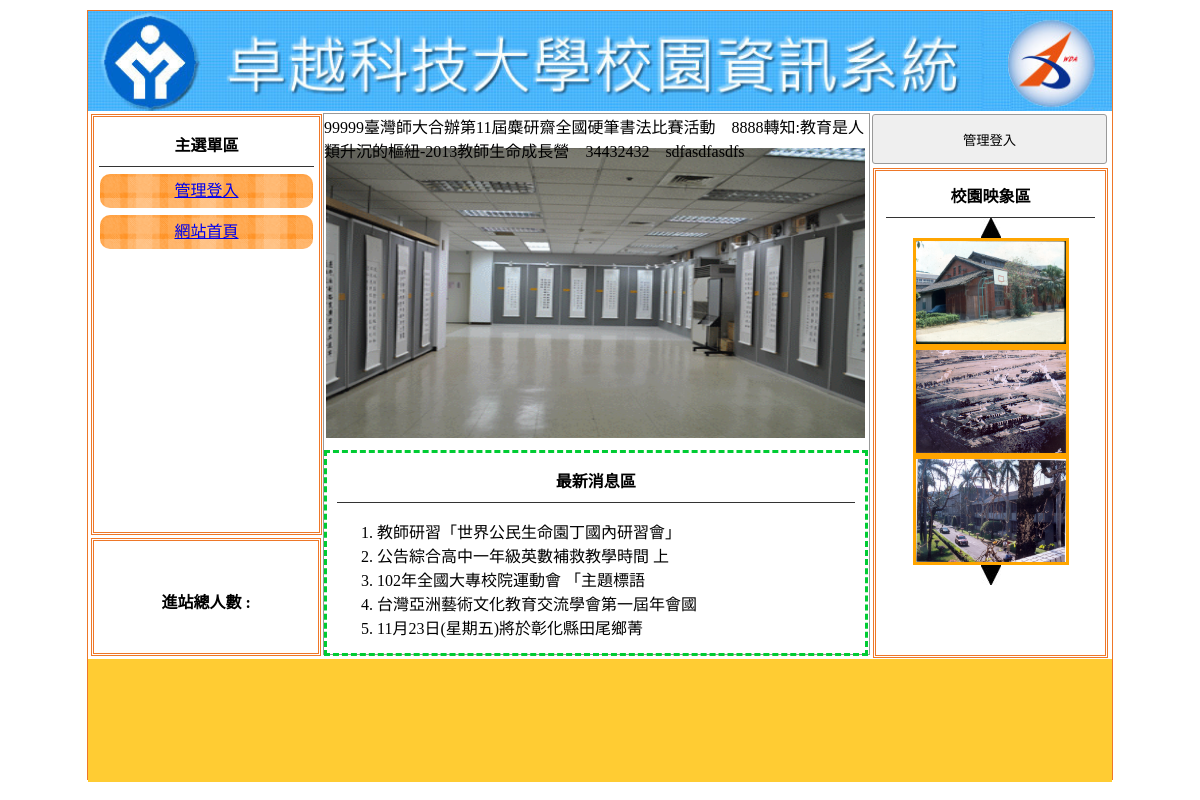
Before: / with the older database file.
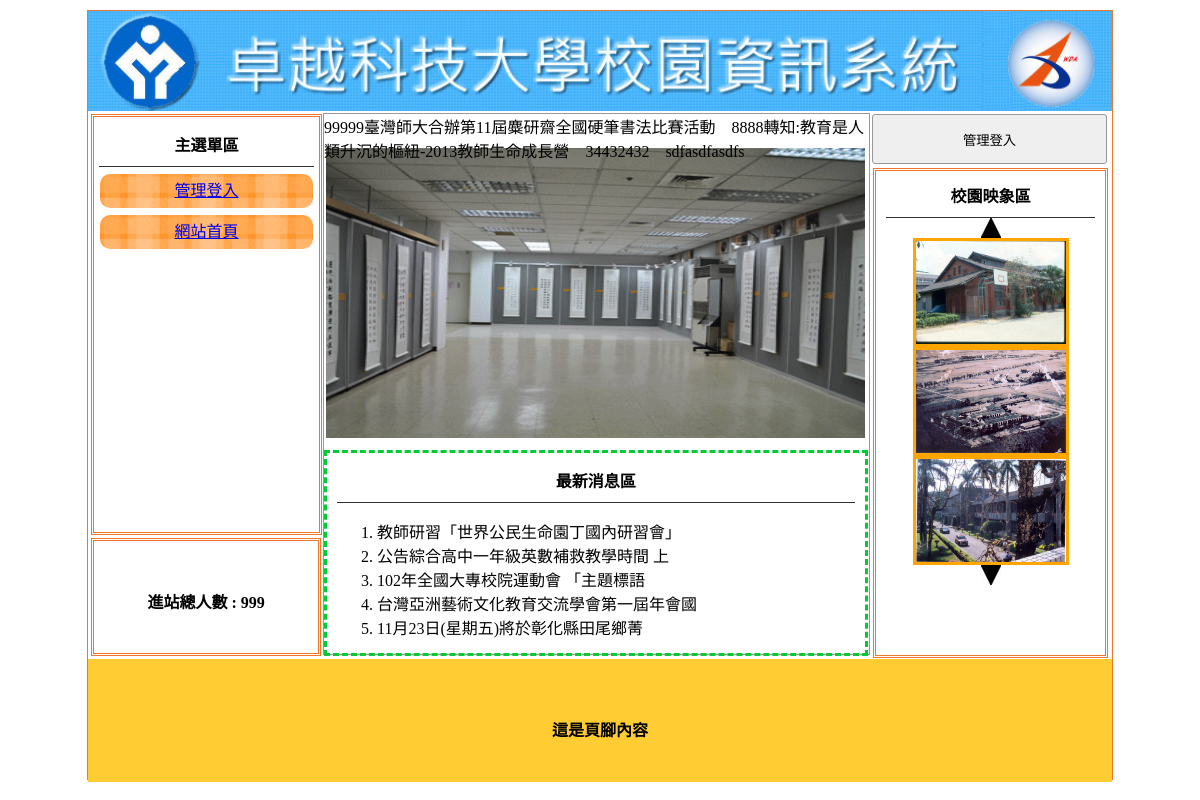
After: the same page with the newer database file.
### tables this page shows
CREATE TABLE `titles` (
  `id` int(10) UNSIGNED NOT NULL,
  `img` text NOT NULL,
  `text` text NOT NULL,
  `sh` int(1) UNSIGNED NOT NULL DEFAULT 0
);

CREATE TABLE `menus` (
  `id` int(10) UNSIGNED NOT NULL,
  `href` text NOT NULL,
  `text` text NOT NULL,
  `sh` int(1) UNSIGNED NOT NULL DEFAULT 1,
  `main_id` int(10) UNSIGNED NOT NULL
);

CREATE TABLE `ads` (
  `id` int(10) UNSIGNED NOT NULL,
  `text` text NOT NULL,
  `sh` int(1) UNSIGNED NOT NULL DEFAULT 1
);

CREATE TABLE `news` (
  `id` int(10) UNSIGNED NOT NULL,
  `text` text NOT NULL,
  `sh` int(1) UNSIGNED NOT NULL DEFAULT 1
);

CREATE TABLE `images` (
  `id` int(10) UNSIGNED NOT NULL,
  `img` text NOT NULL,
  `sh` int(1) UNSIGNED NOT NULL DEFAULT 1
);

CREATE TABLE `total` (
  `id` int(10) UNSIGNED NOT NULL,
  `date` date NOT NULL,
  `total` int(10) UNSIGNED NOT NULL
);

CREATE TABLE `bottom` (
  `id` int(11) NOT NULL,
  `bottom` text NOT NULL
);

### api/db.php (called while the page is built, shortened)
<?php
class DB{
    protected $dsn="mysql:host=localhost;charset=utf8;dbname=db15";
    protected $pdo;
    protected $table;
    function __construct($table){
        $this->table=$table;
        $this->pdo=new PDO($this->dsn,'root','');
    }
    function all(...$arg){
        $sql="SELECT * FROM $this->table ";
        if(!empty($arg[0])){
            if(is_array($arg[0])){
                $where=$this->a2s($arg[0]);
                $sql=$sql . " WHERE ". join(" && ",$where);
            }else{
                $sql .= $arg[0];
            }
        }
        if(!empty($arg[1])){
            $sql=$sql . $arg[1];
        }
        return $this->fetchAll($sql);
    }
    function find($id){
        $sql="SELECT * FROM $this->table ";
        if(is_array($id)){
            $where=$this->a2s($id);
            $sql=$sql . " WHERE ". join(" && ",$where);
        }else{
            $sql .= " WHERE `id`='$id' ";
        }
        return $this->fetchOne($sql);
    }
    function a2s($array){
        $tmp=[];
        foreach($array as $key => $value){
            $tmp[]="`$key`='$value'";
        }
        return $tmp;
    }
    protected function fetchOne($sql){
        return $this->pdo->query($sql)->fetch(PDO::FETCH_ASSOC);
    }
    protected function fetchAll($sql){
        return $this->pdo->query($sql)->fetchAll(PDO::FETCH_ASSOC);
    }
}
$Title=new DB('titles');
$Ad=new DB('ads');
$Image=new DB('images');
$News=new DB('news');
$Menu=new DB('menus');
$Total=new DB('total');
$Bottom=new DB('bottom');

### index.php (the view, shortened to what this page needs)
<?php include_once "api/db.php";?>
<!DOCTYPE html
    PUBLIC "-//W3C//DTD XHTML 1.0 Transitional//EN" "http://www.w3.org/TR/xhtml1/DTD/xhtml1-transitional.dtd">
<html xmlns="http://www.w3.org/1999/xhtml">
<head>
    <link href="./css/css.css" rel="stylesheet" type="text/css">
</head>
<body>
    <div id="main">
        <a title="<?=$Title->find(['sh'=>1])['text'];?>" href="index.php">
            <div class="ti" style="background:url('./upload/<?=$Title->find(['sh'=>1])['img'];?>'); background-size:cover;"></div>
        </a>
        <div id="ms">
            <div id="lf" style="float:left;">
                <div id="menuput" class="dbor">
                    <span class="t botli">主選單區</span>
                    <?php
                        $mains=$Menu->all(['sh'=>1,'main_id'=>0]);
                        foreach($mains as $main){
                            echo "<div class='mainmu cent'>";
                            echo "<a href='{$main['href']}'>";
                            echo $main['text'];
                            echo "</a>";
                            echo "</div>";
                        }
                    ?>
                </div>
                <div class="dbor" style="margin:3px; width:95%; height:20%; line-height:100px;">
                    <span class="t">進站總人數 :
                    <?=$Total->find(1)['total'];?></span>
                </div>
            </div>
			<?php
				$do=$_GET['do']??'main';
				$file="./front/{$do}.php";
				if(file_exists($file)){
					include $file;
				}else{
					include "./front/main.php";
				}
			?>
            <div class="di di ad" style="height:540px; width:23%; padding:0px; margin-left:22px; float:left; ">
                <?php
                    if(!isset($_SESSION['login'])){
                ?>
                <button style="width:100%; margin-left:auto; margin-right:auto; margin-top:2px; height:50px;"
                    onclick="lo(&#39;?do=login&#39;)">管理登入</button>
                <?php
                    }else{
                ?>
                    <button style="width:100%; margin-left:auto; margin-right:auto; margin-top:2px; height:50px;"
                    onclick="lo(&#39;admin.php&#39;)">返回管理</button>
                <?php
                    }
                ?>
                <div style="width:89%; height:480px;" class="dbor">
                    <span class="t botli">校園映象區</span>
                    <div class='cent' id="up" onclick="pp(1)">
                        <img src="./icon/up.jpg" alt="" srcset="">
                    </div>
                    <div class='cent'>
                    <?php
                    $imgs=$Image->all(['sh'=>1]);
                    foreach($imgs as $idx => $img){
                        echo "<div class='im' id='ssaa{$idx}'>";
                        echo "<img src='./upload/{$img['img']}' style='width:150px;height:103px;border:3px solid orange'>";
                        echo "</div>";
                    }
                        ?>
                    </div>
                    <div class='cent' id="dn" onclick="pp(2)">
                        <img src="./icon/dn.jpg" alt="">
                    </div>
                </div>
            </div>
        </div>
        <div
            style="width:1024px; left:0px; position:relative; background:#FC3; margin-top:4px; height:123px; display:block;">
            <span class="t" style="line-height:123px;"><?=$Bottom->find(1)['bottom'];?></span>
        </div>
    </div>
</body>
</html>

### front/main.php (shortened to what this page needs)
<div class="di"
    style="height:540px; border:#999 1px solid; width:53.2%; margin:2px 0px 0px 0px; float:left; position:relative; left:20px;">
    <marquee scrolldelay="120" direction="left" style="position:absolute; width:100%; height:40px;">
<?php
    $ads=$Ad->all(['sh'=>1]);
    foreach($ads as $ad){
        echo $ad['text'];
    }
?>
    </marquee>
    <div style="height:32px; display:block;"></div>
    <div style="width:100%; padding:2px; height:290px;">
        <div id="mwww" loop="true" style="width:100%; height:100%;">
        </div>
    </div>
    <div
        style="width:95%; padding:2px; height:190px; margin-top:10px; padding:5px 10px 5px 10px; border:#0C3 dashed 3px; position:relative;">
        <span class="t botli">最新消息區
        </span>
        <ul class="ssaa" style="list-style-type:decimal;">
            <?php
                $all_news=$News->all(['sh'=>1]," limit 5");
                foreach($all_news as $n){
                    echo "<li>";
                    echo mb_substr($n['text'],0,20);
                    echo "</li>";
                }
            ?>
        </ul>
    </div>
</div>

### css/css.css (style rules this page uses)
body { padding: 0px; margin: 0px; }
#main { width: 1024px; height: 768px; margin: 10px auto 10px auto; border: #EE7728 1px solid; position: relative; }
.ti { width: 100%; height: 100px; position: relative; background-size: cover; background-repeat: no-repeat; }
.dbor { border: #EE7728 double 3px; margin: 1px; padding: 2px 10px 2px 10px; }
.t { font-weight: 800; display: block; text-align: center; padding: 10px 1px 10px 1px; }
.botli { border-bottom: #333 1px solid; }
.mainmu { position: relative; border-radius: 10px; background: url(../icon/menu.fw.png) center no-repeat; background-size: cover; line-height: 30px; padding: 2px 10px 2px 10px; margin: 7px 1px 7px 1px; }
#lf { height: 540px; width: 21%; display: inline-block; }
#menuput { width: 100%; height: 75%; position: relative; padding: 5px; display: block; margin: 3px; }
.di { display: inline-block; }
.ad { margin: 1px; padding: 2px 10px 2px 10px; }
.cent { text-align: center; }
input, button { border: #999 1px solid; border-radius: 3px; background: #EFEFEF; padding: 5px; margin: 3px; }

Changed rows visible on the page:
added total: total "999"
added bottom: bottom "這是頁腳內容"
